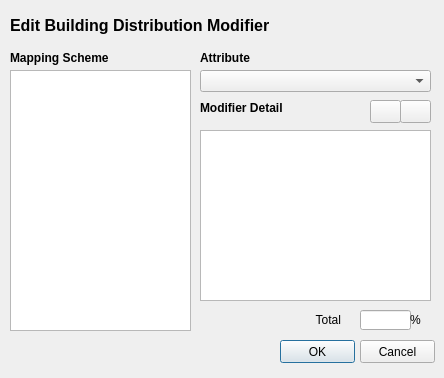
<?xml version="1.0" encoding="UTF-8"?>
<ui version="4.0">
 <class>modifierInputDialog</class>
 <widget class="QDialog" name="modifierInputDialog">
  <property name="geometry">
   <rect>
    <x>0</x>
    <y>0</y>
    <width>444</width>
    <height>378</height>
   </rect>
  </property>
  <property name="windowTitle">
   <string>Edit Modifier</string>
  </property>
  <widget class="QLabel" name="lb_ms_tree">
   <property name="geometry">
    <rect>
     <x>10</x>
     <y>50</y>
     <width>181</width>
     <height>16</height>
    </rect>
   </property>
   <property name="font">
    <font>
     <weight>75</weight>
     <bold>true</bold>
    </font>
   </property>
   <property name="text">
    <string>Mapping Scheme</string>
   </property>
  </widget>
  <widget class="QLabel" name="lb_mod_values">
   <property name="geometry">
    <rect>
     <x>200</x>
     <y>100</y>
     <width>111</width>
     <height>16</height>
    </rect>
   </property>
   <property name="font">
    <font>
     <weight>75</weight>
     <bold>true</bold>
    </font>
   </property>
   <property name="text">
    <string>Modifier Detail</string>
   </property>
  </widget>
  <widget class="QTableView" name="table_mod_values">
   <property name="geometry">
    <rect>
     <x>200</x>
     <y>130</y>
     <width>231</width>
     <height>171</height>
    </rect>
   </property>
   <property name="verticalScrollBarPolicy">
    <enum>Qt::ScrollBarAlwaysOff</enum>
   </property>
   <property name="horizontalScrollBarPolicy">
    <enum>Qt::ScrollBarAlwaysOff</enum>
   </property>
  </widget>
  <widget class="QPushButton" name="btn_apply">
   <property name="geometry">
    <rect>
     <x>280</x>
     <y>340</y>
     <width>75</width>
     <height>23</height>
    </rect>
   </property>
   <property name="text">
    <string>OK</string>
   </property>
  </widget>
  <widget class="QPushButton" name="btn_cancel">
   <property name="geometry">
    <rect>
     <x>360</x>
     <y>340</y>
     <width>75</width>
     <height>23</height>
    </rect>
   </property>
   <property name="text">
    <string>Cancel</string>
   </property>
  </widget>
  <widget class="QLabel" name="lb_title">
   <property name="geometry">
    <rect>
     <x>10</x>
     <y>10</y>
     <width>541</width>
     <height>31</height>
    </rect>
   </property>
   <property name="font">
    <font>
     <pointsize>12</pointsize>
     <weight>75</weight>
     <bold>true</bold>
    </font>
   </property>
   <property name="text">
    <string>Edit Building Distribution Modifier</string>
   </property>
  </widget>
  <widget class="QLineEdit" name="txt_total_weights">
   <property name="geometry">
    <rect>
     <x>360</x>
     <y>310</y>
     <width>51</width>
     <height>20</height>
    </rect>
   </property>
   <property name="alignment">
    <set>Qt::AlignRight|Qt::AlignTrailing|Qt::AlignVCenter</set>
   </property>
   <property name="readOnly">
    <bool>true</bool>
   </property>
  </widget>
  <widget class="QLabel" name="lb_percent">
   <property name="geometry">
    <rect>
     <x>410</x>
     <y>310</y>
     <width>16</width>
     <height>20</height>
    </rect>
   </property>
   <property name="text">
    <string>%</string>
   </property>
  </widget>
  <widget class="QLabel" name="lb_total_weights">
   <property name="geometry">
    <rect>
     <x>200</x>
     <y>310</y>
     <width>141</width>
     <height>20</height>
    </rect>
   </property>
   <property name="text">
    <string>Total</string>
   </property>
   <property name="alignment">
    <set>Qt::AlignRight|Qt::AlignTrailing|Qt::AlignVCenter</set>
   </property>
  </widget>
  <widget class="QTreeView" name="tree_ms">
   <property name="geometry">
    <rect>
     <x>10</x>
     <y>70</y>
     <width>181</width>
     <height>261</height>
    </rect>
   </property>
  </widget>
  <widget class="QWidget" name="widget_mod_values_menu_r" native="true">
   <property name="geometry">
    <rect>
     <x>310</x>
     <y>100</y>
     <width>121</width>
     <height>31</height>
    </rect>
   </property>
   <widget class="QPushButton" name="btn_add">
    <property name="geometry">
     <rect>
      <x>60</x>
      <y>0</y>
      <width>31</width>
      <height>23</height>
     </rect>
    </property>
    <property name="toolTip">
     <string>Add Modifier</string>
    </property>
    <property name="text">
     <string/>
    </property>
    <property name="icon">
     <iconset resource="resources/SIDDResource.qrc">
      <normaloff>:/imgs/icons/add.png</normaloff>:/imgs/icons/add.png</iconset>
    </property>
   </widget>
   <widget class="QPushButton" name="btn_delete">
    <property name="geometry">
     <rect>
      <x>90</x>
      <y>0</y>
      <width>31</width>
      <height>23</height>
     </rect>
    </property>
    <property name="toolTip">
     <string>Delete Selected Modifier</string>
    </property>
    <property name="text">
     <string/>
    </property>
    <property name="icon">
     <iconset resource="resources/SIDDResource.qrc">
      <normaloff>:/imgs/icons/minus.png</normaloff>:/imgs/icons/minus.png</iconset>
    </property>
   </widget>
  </widget>
  <widget class="QComboBox" name="cb_attributes">
   <property name="geometry">
    <rect>
     <x>200</x>
     <y>70</y>
     <width>231</width>
     <height>22</height>
    </rect>
   </property>
  </widget>
  <widget class="QLabel" name="lb_attribute">
   <property name="geometry">
    <rect>
     <x>200</x>
     <y>50</y>
     <width>111</width>
     <height>16</height>
    </rect>
   </property>
   <property name="font">
    <font>
     <weight>75</weight>
     <bold>true</bold>
    </font>
   </property>
   <property name="text">
    <string>Attribute</string>
   </property>
  </widget>
 </widget>
 <resources>
  <include location="resources/SIDDResource.qrc"/>
 </resources>
 <connections/>
 <slots>
  <slot>level1Selected()</slot>
  <slot>level2Selected()</slot>
  <slot>level3Selected()</slot>
  <slot>buildFromSurvey()</slot>
  <slot>setModifier()</slot>
  <slot>zoneSelected()</slot>
  <slot>addValue()</slot>
  <slot>deleteValue()</slot>
 </slots>
</ui>
